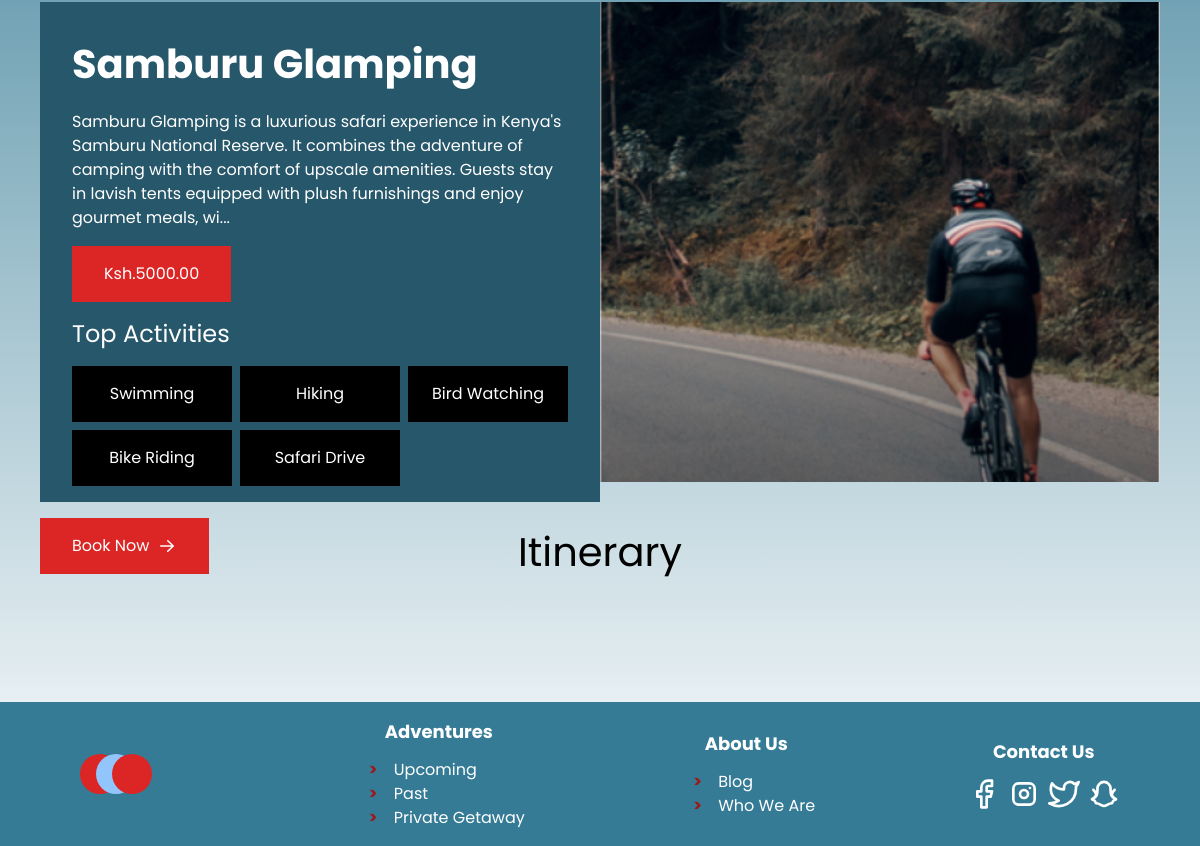
Before: /adventures/210d935b-5c6f-442e-8c83-9ef3c514a730 (lower part) with the older database file.
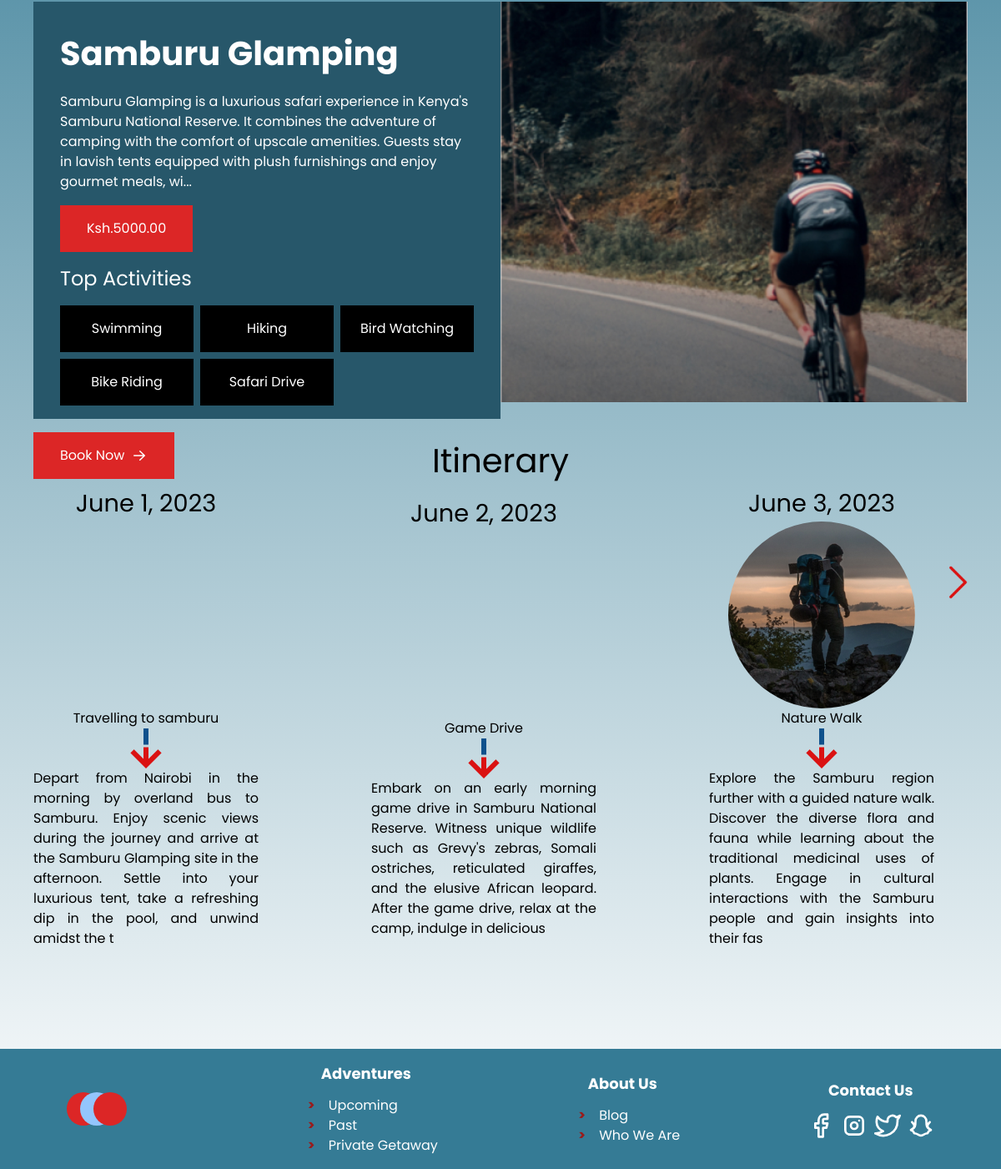
After: the same page with the newer database file.
### booking/models.py (models this page shows, shortened)
class BaseModel(models.Model):
    id = models.UUIDField(primary_key=True, default=uuid.uuid4, editable=False)
    created_at = models.DateTimeField(auto_now_add=True)
    updated_at = models.DateTimeField(auto_now=True)
    class Meta:
        abstract = True

class Itinerary(BaseModel):
    adventure_id = models.ForeignKey(Adventure, on_delete=models.CASCADE, related_name='itinerary_advs')
    name = models.CharField(max_length=250)
    description = models.CharField(max_length=1024)
    image = models.ImageField(upload_to='images')
    day = models.DateField()

### booking/views.py (the view)
# urls.py: path('adventures/<str:id>', views.adv_details, name='adventure'),
def adv_details(request, id):
    adventure_url = reverse('adventure', args=[id])
    adv = Adventure.objects.get(id=id)
    activities = [activity.strip() for activity in adv.activities.split(",")]
    p = Paginator(adv.itinerary_advs.all(), 3)
    page = request.GET.get('page')
    itineraries = p.get_page(page)
    context = {'adventure_url': adventure_url, 'adv': adv, 'activities': activities, 'itineraries': itineraries }
    return render(request, 'booking/adventure.html', context)

### booking/templates/booking/adventure.html (shortened to what this page needs)
{% extends 'booking/base.html' %} {% load static %} {% block content %}
<section class="flex w-full px-10 h-max pt-10 justify-between">
  <div class="w-[35rem] h-[30rem]">
    <div class="bg-[#27576A] text-white flex flex-col h-max pb-4 space-y-4">
      <h2 class="text-[2.5rem] pt-8 mx-8 font-bold">{{ adv.name }}</h2>
      <p class="mx-8">{{ adv.description }}...</p>
      <p class="mx-8 flex items-center bg-red-600 py-4 my-4 px-8 max-w-fit">
        Ksh.{{ adv.price }}
      </p>
      <h3 class="mx-8 text-2xl">Top Activities</h3>
      <ul class="grid mx-8 grid-cols-3 gap-2">
        {% for activity in activities %}
        <li class="bg-[#000000] p-4 text-center block">{{ activity }}</li>
        {% endfor %}
      </ul>
    </div>
    <div class="flex items-center bg-red-600 py-4 my-4 px-8 max-w-fit">
      <a href="/{{ adv.id }}/order" class="pr-2 text-white">Book Now</a>
      <svg
        xmlns="http://www.w3.org/2000/svg"
        viewBox="0 0 20 20"
        fill="currentColor"
        class="w-5 h-5 text-white"
      >
        <path
          fill-rule="evenodd"
          d="M3 10a.75.75 0 01.75-.75h10.638L10.23 5.29a.75.75 0 111.04-1.08l5.5 5.25a.75.75 0 010 1.08l-5.5 5.25a.75.75 0 11-1.04-1.08l4.158-3.96H3.75A.75.75 0 013 10z"
          clip-rule="evenodd"
        />
      </svg>
    </div>
  </div>
  <div
    class="bg-[url('/static/{{ adv.image}}')] w-[35rem] h-[30rem] bg-cover bg-center"
  ></div>
</section>
<section class="p-10">
  <h3 class="text-center text-[2.5rem]">Itinerary</h3>
  <div class="flex">
    <div class="flex justify-between">
      {% for itenary in itineraries %}
      <div class="flex flex-col justify-center text-center max-w-[25%]">
        <h4 class="text-[1.8rem]">{{ itenary.day }}</h4>
        <div
          class="bg-[url('/static/{{itenary.image}}')] mx-auto w-56 h-56 bg-cover bg-center rounded-full"
        ></div>
        <h5>{{ itenary.name }}</h5>
        <div
          class="bg-[url('/static/images/arrow.png')] mx-auto w-[3rem] h-[3rem] bg-center bg-cover"
        ></div>
        <p class="text-justify">{{itenary.description}}</p>
      </div>
      {% endfor %}
    </div>
    {% if itineraries.has_next %}
    <a href="?page={{ itineraries.next_page_number }}"
      ><div
        class="bg-[url('/static/images/right.png')] h-10 w-10 bg-center bg-contain bg-no-repeat translate-y-24"
      ></div
    ></a>
    {% endif %}
  </div>
</section>
{% endblock%}

Changed rows visible on the page:
added Itinerary: day "June 1, 2023", name "Travelling to samburu", description "Depart from Nairobi in the morning by overland bus to Samburu. Enjoy scenic views during the journey and arrive at the Samburu Glamping site in the afternoon. Settle into your luxurious tent, take a refreshing dip in the pool, and unwind amidst the t"
added Itinerary: day "June 2, 2023", name "Game Drive", description "Embark on an early morning game drive in Samburu National Reserve. Witness unique wildlife such as Grevy's zebras, Somali ostriches, reticulated giraffes, and the elusive African leopard. After the game drive, relax at the camp, indulge in delicious"
added Itinerary: day "June 3, 2023", image (picture), name "Nature Walk", description "Explore the Samburu region further with a guided nature walk. Discover the diverse flora and fauna while learning about the traditional medicinal uses of plants. Engage in cultural interactions with the Samburu people and gain insights into their fas"
